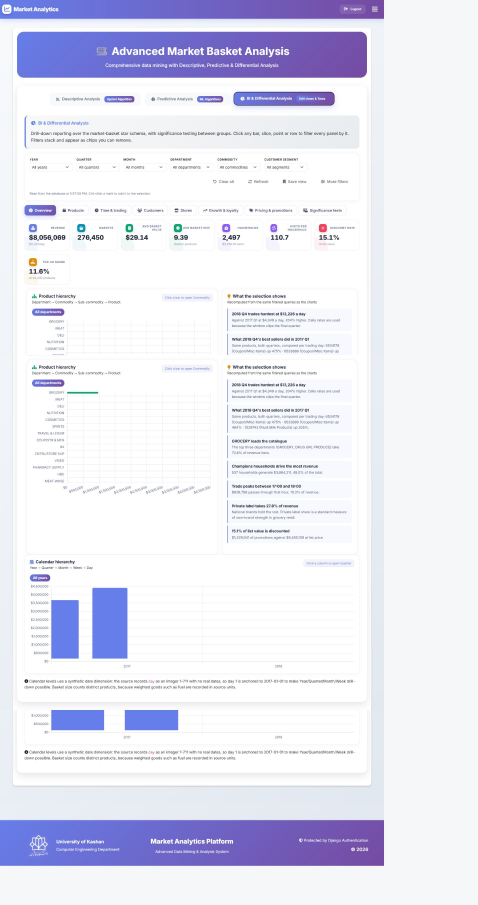
#> input picture report/_season6_captures/overview-full.png, 1432 x 2714 px, found by its file name (shown at 1/3 size)
$ python prepare_chapter6_screenshots.py
#> lines starting #> are read from the running program, lines starting #| are printed output that depends on the picture
from pathlib import Path
from PIL import Image, ImageOps


BASE = Path(r"C:\UNI\BA Final Project\report\_season6_captures")

# Each crop is deliberately framed around the rendered dashboard card(s), excluding
# duplicated loading states and browser-only margins.
CROPS = {
    "fig6-01.png": ("overview-full.png", (70, 85, 1360, 850)),
    "fig6-02.png": ("overview-full.png", (70, 980, 1360, 1660)),
    "fig6-03.png": ("overview-full.png", (70, 1620, 1360, 2190)),
    "fig6-04.png": ("products-full.png", (70, 1040, 1360, 1480)),
    "fig6-05.png": ("products-full.png", (70, 1420, 1360, 2050)),
    "fig6-06.png": ("products-full.png", (70, 2460, 1360, 3180)),
    "fig6-07.png": ("time-trading-full.png", (70, 1050, 1360, 1470)),
    "fig6-08.png": ("time-trading-full.png", (70, 1900, 1360, 2370)),
    "fig6-09.png": ("time-trading-full.png", (70, 1450, 1360, 1930)),
    "fig6-10.png": ("customers-full.png", (70, 1070, 705, 1530)),
    "fig6-11.png": ("customers-full.png", (700, 1070, 1360, 1530)),
    "fig6-12.png": ("stores-full.png", (70, 1060, 1360, 1540)),
    "fig6-13.png": ("growth-loyalty-full.png", (70, 1070, 1360, 1510)),
    "fig6-14.png": ("growth-loyalty-full.png", (70, 1490, 1360, 2080)),
    "fig6-15.png": ("growth-loyalty-full.png", (70, 2040, 1360, 2820)),
    "fig6-16.png": ("pricing-promotions-full.png", (70, 1070, 705, 1530)),
    "fig6-17.png": ("pricing-promotions-full.png", (700, 1070, 1360, 1530)),
    "fig6-18.png": ("significance-results-full.png", (70, 3820, 1360, 4800)),
    "fig6-19.png": ("significance-results-full.png", (70, 1240, 1360, 3150)),
    "fig6-20.png": ("significance-expanded-full.png", (70, 5000, 1360, 5680)),
}


for target, (source, box) in CROPS.items():
    image = Image.open(BASE / source).convert("RGB")
#> image is the input picture: PIL image 1432x2714 RGB; mean R, G, B 230.7, 231, 243.4
    cropped = image.crop(box)
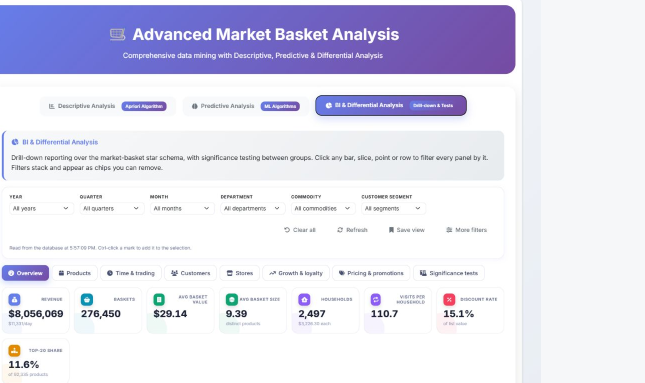
#> cropped: PIL image 1290x765 RGB (shown at 1/2 size); mean R, G, B 224.8, 223.9, 239.8
    cropped.save(BASE / target, "PNG", optimize=True)
    print(f"{target}: {cropped.size}")
#| fig6-01.png: (1290, 765)
#> (the run stopped early here; a loop or call above may not have finished)
